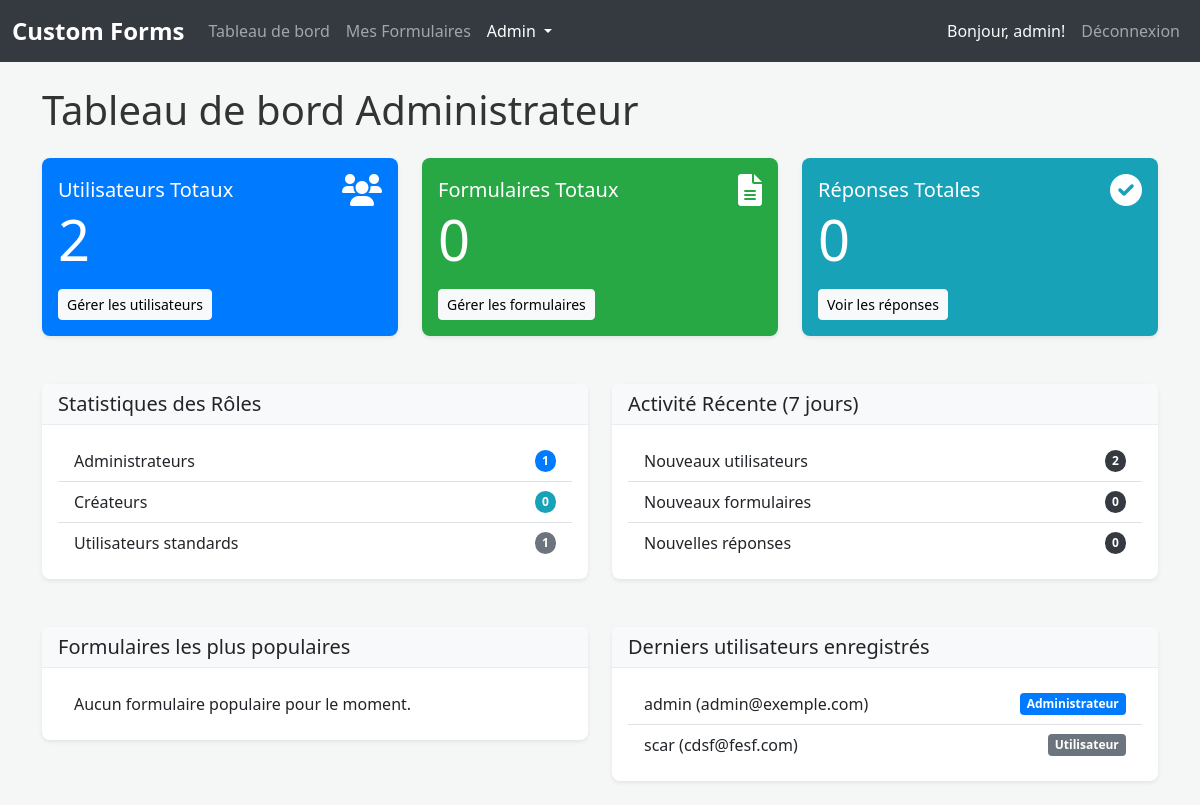
Screenshot of /admin/dashboard (signed in) with the database file from the repository.
### app/models.py (models this page shows, shortened)
class User(UserMixin, db.Model):
    __tablename__ = 'users'
    id = db.Column(db.Integer, primary_key=True)
    username = db.Column(db.String(64), unique=True, nullable=False)
    email = db.Column(db.String(120), unique=True, nullable=False)
    password_hash = db.Column(db.String(128))
    role = db.Column(db.String(20), default='user')  # 'user', 'creator', 'admin'
    is_active = db.Column(db.Boolean, default=True)
    created_at = db.Column(db.DateTime, default=datetime.utcnow)
    last_login = db.Column(db.DateTime)
    forms = db.relationship('Form', backref='author', lazy='dynamic')
    form_responses = db.relationship('FormResponse', backref='responder', lazy='dynamic')
    email_logs = db.relationship('EmailLog', backref='user', lazy='dynamic')
    forms_shared_by_me = db.relationship(
        'FormShare',
        foreign_keys='FormShare.sharer_id',
        backref='sharer',
        lazy='dynamic'
    )
    shared_forms_with_me = db.relationship(
        'FormShare',
        foreign_keys='FormShare.shared_with_id',
        backref='shared_with',
        lazy='dynamic'
    )
    def is_admin(self):
        return self.role == 'admin'
    def get_role_display(self):
        roles = {'user': 'Utilisateur', 'creator': 'Créateur', 'admin': 'Administrateur'}
        return roles.get(self.role, 'Inconnu')
    def get_role_badge_class(self):
        classes = {
            'user': 'badge bg-secondary',
            'creator': 'badge bg-info',
            'admin': 'badge bg-primary'
        }
        return classes.get(self.role, 'badge bg-light')

### app/routes/admin.py (the view)
@admin_bp.route('/')
@admin_bp.route('/dashboard')
@admin_required
def dashboard():
   total_users = User.query.count()
   total_forms = Form.query.count()
   total_responses = FormResponse.query.count()
   active_forms = Form.query.filter_by(is_active=True).count()
   admins_count = User.query.filter_by(role='admin').count()
   creators_count = User.query.filter_by(role='creator').count()
   users_count = User.query.filter_by(role='user').count()
   week_ago = datetime.utcnow() - timedelta(days=7)
   recent_users = User.query.filter(User.created_at >= week_ago).count()
   recent_forms = Form.query.filter(Form.created_at >= week_ago).count()
   recent_responses = FormResponse.query.filter(FormResponse.submitted_at >= week_ago).count()
   popular_forms = db.session.query(
       Form.title,
       Form.id,
       db.func.count(FormResponse.id).label('response_count')
   ).outerjoin(FormResponse).group_by(Form.id).order_by(
       db.func.count(FormResponse.id).desc()
   ).limit(5).all()
   recent_users_list = User.query.order_by(User.created_at.desc()).limit(5).all()
   return render_template('admin/dashboard.html',
                        total_users=total_users,
                        total_forms=total_forms,
                        total_responses=total_responses,
                        active_forms=active_forms,
                        admins_count=admins_count,
                        creators_count=creators_count,
                        users_count=users_count,
                        recent_users=recent_users,
                        recent_forms=recent_forms,
                        recent_responses=recent_responses,
                        popular_forms=popular_forms,
                        recent_users_list=recent_users_list)

### app/models.py (called while the page is built)
@login_manager.user_loader
def load_user(user_id):
    return User.query.get(int(user_id))

### app/routes/admin.py (called while the page is built)
def admin_required(f):
   @wraps(f) # Utilisez functools.wraps ici
   @login_required
   def decorated_function(*args, **kwargs):
       if not current_user.is_authenticated or not current_user.is_admin():
           flash('Accès refusé. Vous devez être administrateur.', 'error')
           return redirect(url_for('main.index'))
       return f(*args, **kwargs)
   return decorated_function

### app/templates/admin/dashboard.html (shortened to what this page needs)
{% extends "base.html" %}
{% block content %}
<h1 class="mb-4">Tableau de bord Administrateur</h1>
<div class="row">
    <div class="col-md-4 mb-4">
        <div class="card text-white bg-primary h-100 shadow-sm">
            <div class="card-body">
                <div class="d-flex justify-content-between align-items-center">
                    <h5 class="card-title mb-0">Utilisateurs Totaux</h5>
                    <i class="fas fa-users fa-2x"></i>
                </div>
                <p class="card-text display-4">{{ total_users }}</p>
                <a href="{{ url_for('admin.manage_users') }}" class="btn btn-light btn-sm">Gérer les utilisateurs</a>
            </div>
        </div>
    </div>
    <div class="col-md-4 mb-4">
        <div class="card text-white bg-success h-100 shadow-sm">
            <div class="card-body">
                <div class="d-flex justify-content-between align-items-center">
                    <h5 class="card-title mb-0">Formulaires Totaux</h5>
                    <i class="fas fa-file-alt fa-2x"></i>
                </div>
                <p class="card-text display-4">{{ total_forms }}</p>
                <a href="{{ url_for('admin.manage_forms') }}" class="btn btn-light btn-sm">Gérer les formulaires</a>
            </div>
        </div>
    </div>
    <div class="col-md-4 mb-4">
        <div class="card text-white bg-info h-100 shadow-sm">
            <div class="card-body">
                <div class="d-flex justify-content-between align-items-center">
                    <h5 class="card-title mb-0">Réponses Totales</h5>
                    <i class="fas fa-check-circle fa-2x"></i>
                </div>
                <p class="card-text display-4">{{ total_responses }}</p>
                <a href="{{ url_for('admin.manage_forms') }}" class="btn btn-light btn-sm">Voir les réponses</a>
            </div>
        </div>
    </div>
</div>
<div class="row mt-4">
    <div class="col-md-6 mb-4">
        <div class="card shadow-sm">
            <div class="card-header">
                <h5 class="mb-0">Statistiques des Rôles</h5>
            </div>
            <div class="card-body">
                <ul class="list-group list-group-flush">
                    <li class="list-group-item d-flex justify-content-between align-items-center">
                        Administrateurs
                        <span class="badge bg-primary rounded-pill">{{ admins_count }}</span>
                    </li>
                    <li class="list-group-item d-flex justify-content-between align-items-center">
                        Créateurs
                        <span class="badge bg-info rounded-pill">{{ creators_count }}</span>
                    </li>
                    <li class="list-group-item d-flex justify-content-between align-items-center">
                        Utilisateurs standards
                        <span class="badge bg-secondary rounded-pill">{{ users_count }}</span>
                    </li>
                </ul>
            </div>
        </div>
    </div>
    <div class="col-md-6 mb-4">
        <div class="card shadow-sm">
            <div class="card-header">
                <h5 class="mb-0">Activité Récente (7 jours)</h5>
            </div>
            <div class="card-body">
                <ul class="list-group list-group-flush">
                    <li class="list-group-item d-flex justify-content-between align-items-center">
                        Nouveaux utilisateurs
                        <span class="badge bg-dark rounded-pill">{{ recent_users }}</span>
                    </li>
                    <li class="list-group-item d-flex justify-content-between align-items-center">
                        Nouveaux formulaires
                        <span class="badge bg-dark rounded-pill">{{ recent_forms }}</span>
                    </li>
                    <li class="list-group-item d-flex justify-content-between align-items-center">
                        Nouvelles réponses
                        <span class="badge bg-dark rounded-pill">{{ recent_responses }}</span>
                    </li>
                </ul>
            </div>
        </div>
    </div>
</div>
<div class="row mt-4">
    <div class="col-md-6 mb-4">
        <div class="card shadow-sm">
            <div class="card-header">
                <h5 class="mb-0">Formulaires les plus populaires</h5>
            </div>
            <div class="card-body">
                <ul class="list-group list-group-flush">
                    {% for form in popular_forms %}
                    <li class="list-group-item d-flex justify-content-between align-items-center">
                        <a href="{{ url_for('forms.view_responses', form_id=form.id) }}">{{ form.title }}</a>
                        <span class="badge bg-secondary rounded-pill">{{ form.response_count }} réponses</span>
                    </li>
                    {% else %}
                    <li class="list-group-item">Aucun formulaire populaire pour le moment.</li>
                    {% endfor %}
                </ul>
            </div>
        </div>
    </div>
    <div class="col-md-6 mb-4">
        <div class="card shadow-sm">
            <div class="card-header">
                <h5 class="mb-0">Derniers utilisateurs enregistrés</h5>
            </div>
            <div class="card-body">
                <ul class="list-group list-group-flush">
                    {% for user in recent_users_list %}
                    <li class="list-group-item d-flex justify-content-between align-items-center">
                        {{ user.username }} ({{ user.email }})
                        <span class="{{ user.get_role_badge_class() }}">{{ user.get_role_display() }}</span>
                    </li>
                    {% else %}
                    <li class="list-group-item">Aucun utilisateur récent.</li>
                    {% endfor %}
                </ul>
            </div>
        </div>
    </div>
</div>
{% endblock %}

### app/templates/base.html (shortened to what this page needs)
<!DOCTYPE html>
<html lang="fr">
<head>
    <link href="https://cdn.jsdelivr.net/npm/bootstrap@5.3.0/dist/css/bootstrap.min.css" rel="stylesheet">
    <link rel="stylesheet" href="{{ url_for('static', filename='css/style.css') }}">
    <link rel="stylesheet" href="https://cdnjs.cloudflare.com/ajax/libs/font-awesome/6.0.0-beta3/css/all.min.css">
</head>
<body>
    <nav class="navbar navbar-expand-lg navbar-dark bg-dark">
        <div class="container-fluid">
            <a class="navbar-brand" href="{{ url_for('main.index') }}">Custom Forms</a>
            <div class="collapse navbar-collapse" id="navbarNav">
                <ul class="navbar-nav me-auto mb-2 mb-lg-0">
                    {% if current_user.is_authenticated %}
                    <li class="nav-item">
                        <a class="nav-link {% if request.endpoint == 'main.dashboard' %}active{% endif %}" href="{{ url_for('main.dashboard') }}">Tableau de bord</a>
                    </li>
                    <li class="nav-item">
                        <a class="nav-link {% if request.endpoint == 'forms.list_forms' %}active{% endif %}" href="{{ url_for('forms.list_forms') }}">Mes Formulaires</a>
                    </li>
                    {% if current_user.is_admin() %}
                    <li class="nav-item dropdown">
                        <a class="nav-link dropdown-toggle {% if request.blueprint == 'admin' %}active{% endif %}" href="#" id="adminDropdown" role="button" data-bs-toggle="dropdown" aria-expanded="false">
                            Admin
                        </a>
                    </li>
                    {% endif %}
                    {% endif %}
                </ul>
                <ul class="navbar-nav ms-auto">
                    {% if current_user.is_authenticated %}
                    <li class="nav-item">
                        <span class="nav-link text-light">Bonjour, {{ current_user.username }}!</span>
                    </li>
                    <li class="nav-item">
                        <a class="nav-link" href="{{ url_for('auth.logout') }}">Déconnexion</a>
                    </li>
                    {% endif %}
                </ul>
            </div>
        </div>
    </nav>
    <div class="container mt-4">
        {% block content %}{% endblock %}
    </div>
</body>
</html>

### app/static/css/style.css (style rules this page uses)
:root { --primary-color: #0d6efd; --secondary-color: #6c757d; --success-color: #198754; --danger-color: #dc3545; --warning-color: #ffc107; --info-color: #0dcaf0; --light-color: #f8f9fa; --dark-color: #212529; }
body { font-family: "Segoe UI", Tahoma, Geneva, Verdana, sans-serif; background-color: #f4f7f6; color: #333; }
.navbar-brand { font-weight: bold; font-size: 1.5rem; }
.navbar { margin-bottom: 20px; }
.card { border: none; border-radius: .5rem; box-shadow: 0 0.125rem 0.25rem rgba(0, 0, 0, 0.075); }
.card-header { background-color: #f8f9fa; border-bottom: 1px solid #e9ecef; font-weight: bold; }
.bg-primary { background-color: #007bff !important; }
.bg-success { background-color: #28a745 !important; }
.bg-info { background-color: #17a2b8 !important; }
.bg-secondary { background-color: #6c757d !important; }
.bg-dark { background-color: #343a40 !important; }
.badge { font-size: 0.75em; padding: 0.4em 0.6em; border-radius: 0.25rem; }

### rows the page displays
User: username "admin", email "admin@exemple.com", role "Administrateur"
User: username "scar", email "cdsf@fesf.com", role "Utilisateur"

### other values shown
{{ total_users }} "2"
{{ total_forms }} "0"
{{ total_responses }} "0"
{{ admins_count }} "1"
{{ creators_count }} "0"
{{ users_count }} "1"
{{ recent_users }} "2"
{{ recent_forms }} "0"
{{ recent_responses }} "0"
